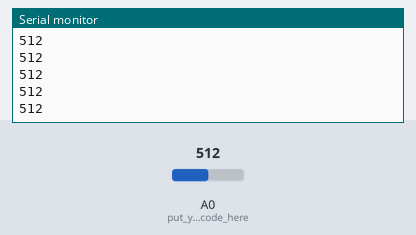
Recording of a sketch running on a simulated Arduino Uno, built with avr-gcc and run on an emulated ATmega328P. Shown: the last lines printed to the serial monitor. Inputs (shaded band) come from the test bench; at power-on: A0 (put_your_setup_code_here) = 512.

Above: at 1.2 s.
1.3 s: A0 (put_your_setup_code_here) set to 716
At 2.4 s:
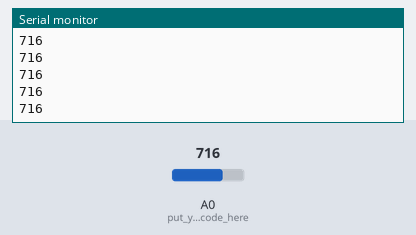
2.8 s: A0 (put_your_setup_code_here) set to 900
At 3.6 s:
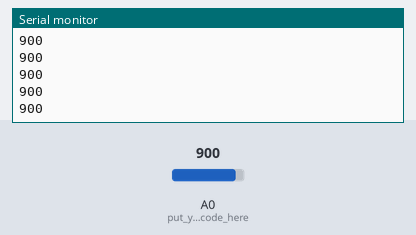
Timing chart, 0 to 5.8 s (numbered marks = the images above; inputs shaded):
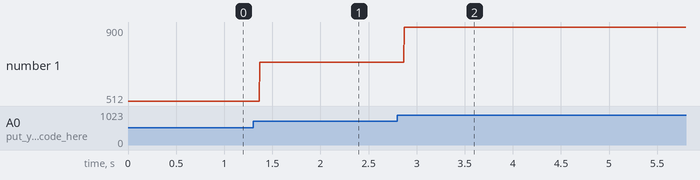

Measured:
- after the input at 1.3 s, the serial monitor: prints a new line after 0.07 s (image 1)
- after the input at 2.8 s, the serial monitor: prints a new line after 0.07 s (image 2)
- plotted number 1: 512 → 716 after the input at 1.3 s, 716 → 900 after the input at 2.8 s

The sketch:

sketch_jul28a.ino
```cpp
int temp0;

void setup() {
Serial.begin(9600);
pinMode(A0,INPUT);// put your setup code here, to run once:

}

void loop() {
 temp0=analogRead(A0);
 Serial.println(temp0);
 delay(0.1);// put your main code here, to run repeatedly:

}
```
